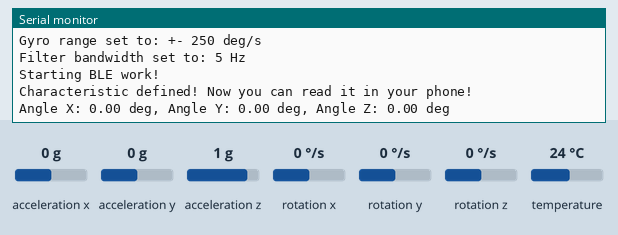
A sketch run on a simulated ESP32. On the bench: the last lines printed to the serial monitor. The inputs (shaded band) are chosen by the test bench; at power-on: acceleration x 0 g, acceleration y 0 g, acceleration z 1 g, rotation x 0 °/s, rotation y 0 °/s, rotation z 0 °/s, temperature 24 °C. Nothing arrives over Bluetooth unless stated; a phone connects over Bluetooth LE 3 s after start.

Above: at 1.3 s.
1.4 s: acceleration x set to -1.4 g
At 2.9 s:
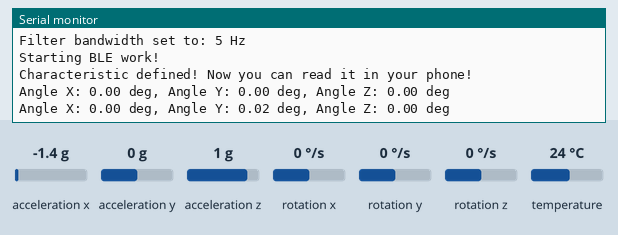
4.1 s: acceleration y set to -1.4 g
At 4.5 s:
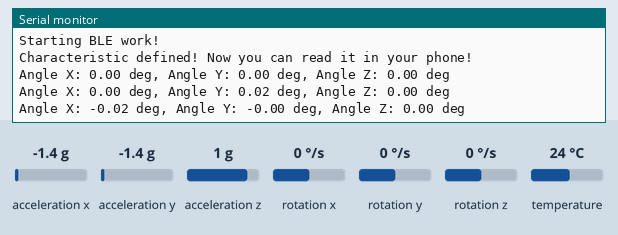
6.8 s: acceleration z set to -1.4 g
At 9.0 s:
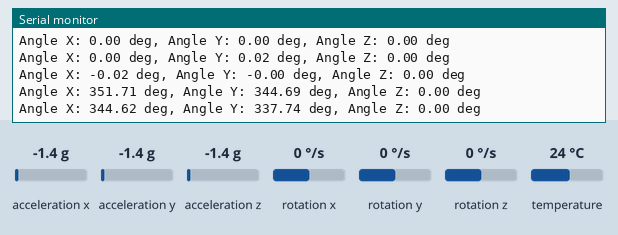
9.5 s: rotation x set to -192 °/s
At 10.6 s:
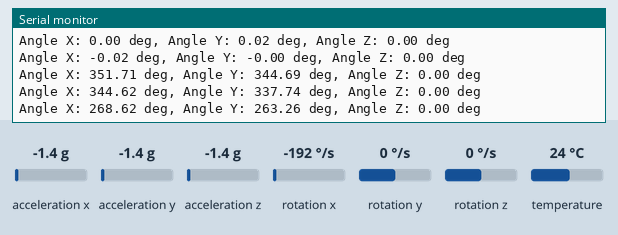
12.2 s: rotation y set to -192 °/s
At 12.2 s:
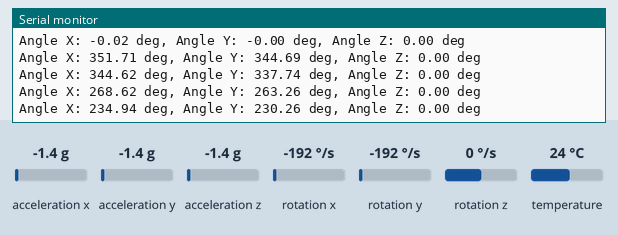
Timing chart, 0 to 15.2 s (numbered marks = the images above; inputs shaded):
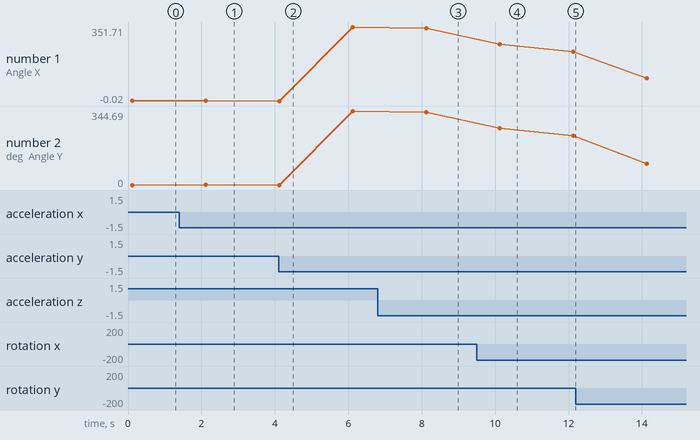

The sketch:

Main.ino.ino
```cpp
#include <BLEUtils.h>
#include <BLEServer.h>
#include <BLEDevice.h>
#include <Adafruit_MPU6050.h>
#include <Adafruit_Sensor.h>
#include <Wire.h>
// See the following for generating UUIDs:
// https://www.uuidgenerator.net/

#define SERVICE_UUID        "4fafc201-1fb5-459e-8fcc-c5c9c331914b"
#define CHARACTERISTIC_UUID "beb5483e-36e1-4688-b7f5-ea07361b26a8"

Adafruit_MPU6050 mpu;

double gyroX, gyroY, gyroZ, accX, accY, accZ, roll, pitch, yaw = 0.0;
double rollDeg, pitchDeg, yawDeg = 0.0;
const double alpha = 0.98; // Filter coefficient
unsigned long init_time = 0;
float dt = 0.0;
BLECharacteristic *pCharacteristic;

double normalizeAngle(double angle) {
  angle  = fmod(angle, 2 * M_PI);
  if (angle <0) {
    angle += 2* M_PI;
  }
  return angle* 180 / M_PI;

}

void updateOrientation(){

  roll += gyroX * dt;
  pitch += gyroY * dt;
  yaw += gyroZ * dt;

  roll = normalizeAngle(roll);
  pitch = normalizeAngle(pitch);
  yaw = normalizeAngle(yaw);

  double accAngleX = atan2(accY, accZ);
  double accAngleY = atan2(-accX, sqrt(accY * accY + accZ * accZ));

  roll = alpha * (roll + gyroX *dt) + (1 - alpha) * accAngleX;
  pitch = alpha * (roll + gyroY *dt) + (1 - alpha) * accAngleY;
}


void setup() {
  // Sensor setup -----------------------------------------------------------------------
  Serial.begin(115200);
  while (!Serial)
    delay(10);

  Serial.println("Adafruit MPU6050 test!");

  Wire.begin(18,19);
  if (!mpu.begin()) {
    Serial.println("Failed to find MPU6050 chip");
    while (1) {
      delay(10);
    }
  }
  Serial.println("MPU6050 Found!");

  mpu.setAccelerometerRange(MPU6050_RANGE_8_G);
  Serial.print("Accelerometer range set to: ");
  switch (mpu.getAccelerometerRange()) {
  case MPU6050_RANGE_2_G:
    Serial.println("+-2G");
    break;
  case MPU6050_RANGE_4_G:
    Serial.println("+-4G");
    break;
  case MPU6050_RANGE_8_G:
    Serial.println("+-8G");
    break;
  case MPU6050_RANGE_16_G:
    Serial.println("+-16G");
    break;
  }
  mpu.setGyroRange(MPU6050_RANGE_250_DEG);
  Serial.print("Gyro range set to: ");
  switch (mpu.getGyroRange()) {
  case MPU6050_RANGE_250_DEG:
    Serial.println("+- 250 deg/s");
    break;
  case MPU6050_RANGE_500_DEG:
    Serial.println("+- 500 deg/s");
    break;
  case MPU6050_RANGE_1000_DEG:
    Serial.println("+- 1000 deg/s");
    break;
  case MPU6050_RANGE_2000_DEG:
    Serial.println("+- 2000 deg/s");
    break;
  }

  mpu.setFilterBandwidth(MPU6050_BAND_5_HZ);
  Serial.print("Filter bandwidth set to: ");
  switch (mpu.getFilterBandwidth()) {
  case MPU6050_BAND_260_HZ:
    Serial.println("260 Hz");
    break;
  case MPU6050_BAND_184_HZ:
    Serial.println("184 Hz");
    break;
  case MPU6050_BAND_94_HZ:
    Serial.println("94 Hz");
    break;
  case MPU6050_BAND_44_HZ:
    Serial.println("44 Hz");
    break;
  case MPU6050_BAND_21_HZ:
    Serial.println("21 Hz");
    break;
  case MPU6050_BAND_10_HZ:
    Serial.println("10 Hz");
    break;
  case MPU6050_BAND_5_HZ:
    Serial.println("5 Hz");
    break;
  }

  Serial.println("");
  delay(100);


  // BLE setup --------------------------------------------------------------------------
  Serial.begin(115200);
  Serial.println("Starting BLE work!");

  BLEDevice::init("Long name works now");
  BLEServer *pServer = BLEDevice::createServer();
  BLEService *pService = pServer->createService(SERVICE_UUID);
  pCharacteristic = pService->createCharacteristic(
                                         CHARACTERISTIC_UUID,
                                         BLECharacteristic::PROPERTY_READ |
                                         BLECharacteristic::PROPERTY_WRITE |
                                         BLECharacteristic::PROPERTY_BROADCAST
                                       );

  pService->start();
  BLEAdvertising *pAdvertising = BLEDevice::getAdvertising();
  pAdvertising->addServiceUUID(SERVICE_UUID);
  pAdvertising->setScanResponse(true);
  pAdvertising->setMinPreferred(0x06);  // functions that help with iPhone connections issue
  pAdvertising->setMinPreferred(0x12);


  BLEDevice::startAdvertising();
  Serial.println("Characteristic defined! Now you can read it in your phone!");
}

void loop() {
  /* Get new sensor events with the readings */
  sensors_event_t a, g, temp;
  mpu.getEvent(&a, &g, &temp);

  unsigned long real_time = millis();
  dt = (real_time - init_time) / 1000.0;

  // Calcular roll, pitch y yaw a partir de los ángulos de orientación
  accX = a.acceleration.x;
  accY = a.acceleration.y;
  accZ = a.acceleration.z;
  gyroX = g.gyro.x;
  gyroY = g.gyro.y;
  gyroZ = g.gyro.z;
  updateOrientation();
  init_time = real_time;

  // seting up data for broadcasting
  String data = "Roll: " + String(roll) + ", Pitch: " + String(pitch) + ", Yaw: " + String(yaw);
  pCharacteristic->setValue(data.c_str());

  // printing in serial monitor
  Serial.println("");
  Serial.print("Angle X: ");
  Serial.print(roll);
  Serial.print(" deg, Angle Y: ");
  Serial.print(pitch);
  Serial.print(" deg, Angle Z: ");
  Serial.print(yaw);
  Serial.println(" deg");

  delay(2000);
}
```

Measured:
- after the input at 1.4 s, the serial monitor: prints a new line after 0.72 s (image 1)
- after the input at 4.1 s, the serial monitor: prints a new line at once (image 2)
- after the input at 6.8 s, the serial monitor: prints a new line after 1.3 s (image 3)
- after the input at 9.5 s, the serial monitor: prints a new line after 0.63 s (image 4)
- plotted number 1: 0 → 351.71 after the input at 4.1 s, 351.71 → 344.62 after the input at 6.8 s, 344.62 → 234.94 after the input at 9.5 s
- plotted number 2: 0 → 0.02 after the input at 1.4 s, 0.02 → 344.69 after the input at 4.1 s, 344.69 → 337.74 after the input at 6.8 s, 337.74 → 230.26 after the input at 9.5 s, 230.26 → 98.99 after the input at 12.2 s
